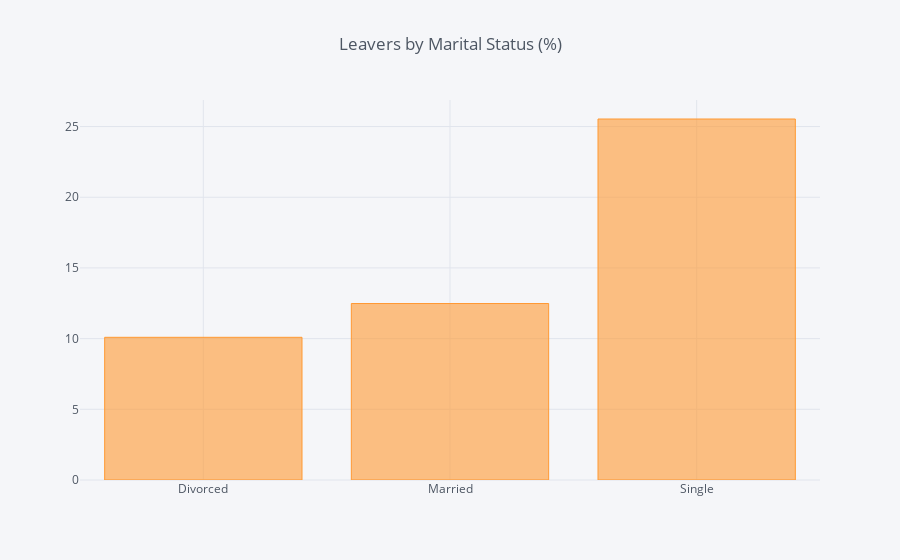

Write notebook code for a chart like this one.
### Code cell
#Marital Status

df_human_resources['MaritalStatus'].value_counts()

df_MaritalStatus = pd.DataFrame(columns=["MaritalStatus", "% of Leavers"])
i=0
for field in list(df_human_resources['MaritalStatus'].unique()):
    ratio = df_human_resources[(df_human_resources['MaritalStatus']==field) & (df_human_resources['Attrition']=="Yes")].shape[0] / df_human_resources[df_human_resources['MaritalStatus']==field].shape[0]
    df_MaritalStatus.loc[i] = (field, ratio*100)
    i += 1

df_MaritalStatusGroup = df_MaritalStatus.groupby(by="MaritalStatus").sum()
df_MaritalStatusGroup.iplot(kind='bar', title='Leavers by Marital Status (%)')

### Figure 1 — Plotly figure (JSON) as saved in the notebook; plotly's stock layout.template omitted (floating-point values rounded to 4 significant figures)
{"data": [{"marker": {"color": "rgba(255, 153, 51, 0.6)", "line": {"color": "rgba(255, 153, 51, 1.0)", "width": 1}}, "name": "% of Leavers", "orientation": "v", "text": "", "type": "bar", "uid": "8f53a6a9-1294-4786-a379-de6cb18a19d0", "x": ["Divorced", "Married", "Single"], "y": [10.09, 12.48, 25.53]}], "layout": {"legend": {"bgcolor": "#F5F6F9", "font": {"color": "#4D5663"}}, "paper_bgcolor": "#F5F6F9", "plot_bgcolor": "#F5F6F9", "title": {"font": {"color": "#4D5663"}, "text": "Leavers by Marital Status (%)"}, "xaxis": {"gridcolor": "#E1E5ED", "showgrid": true, "tickfont": {"color": "#4D5663"}, "title": {"font": {"color": "#4D5663"}, "text": ""}, "zerolinecolor": "#E1E5ED"}, "yaxis": {"gridcolor": "#E1E5ED", "showgrid": true, "tickfont": {"color": "#4D5663"}, "title": {"font": {"color": "#4D5663"}, "text": ""}, "zerolinecolor": "#E1E5ED"}}}
